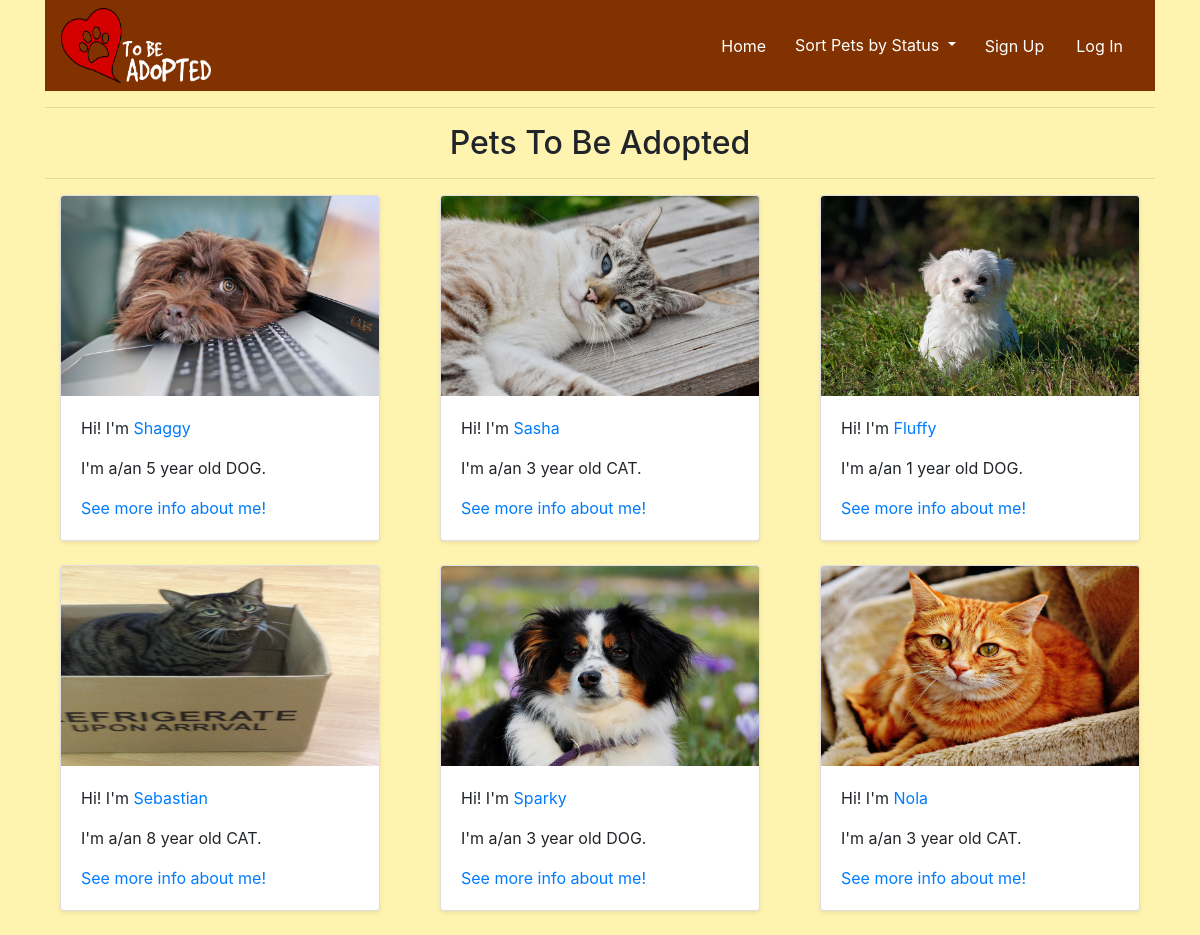
Page /available/ on the committed database.
### pets/models.py (models this page shows, shortened)
class Pet(models.Model):
  PET_CHOICES = [
    ('DOG', 'Dog'),
    ('CAT', 'Cat'),
      ]
  ADOPTION_CHOICES = [
    ('TBA', "To Be Adopted"),
    ('NOA', "Now Officially Adopted"),
      ]
  name = models.CharField(max_length=80)
  age = models.IntegerField()
  pet_type = models.CharField(
      max_length=3, choices=PET_CHOICES, default="DOG")
  post_date = models.DateField(default=timezone.now)
  bio = models.TextField()
  spayed_or_neutered = models.BooleanField(default=False)
  shot_record = models.BooleanField(default=False)
  status = models.CharField(max_length=3, blank=True,
                            choices=ADOPTION_CHOICES, default='TBA')
  pet_image = models.ImageField(upload_to='static/images/', default='static/default-profile.png', null=True, blank=True)
  owner = models.ForeignKey(AUTH_USER_MODEL, related_name='owner', on_delete=models.CASCADE, null=True)

### pets/views.py (the view)
# urls.py: path('available/', pet_views.sort_up_for_adoption),
def sort_up_for_adoption(request):
    data = Pet.objects.filter(status='TBA')
    return render(request, "available.html" , {'data': data})

### templates/available.html
{% include 'base.html' %} {% block content %}
<div class="container">
  <hr />
  <h2 style="text-align: center">Pets To Be Adopted</h2>
  <hr />
  <div class="container-fluid align-items-center justify-content-center d-flex">
    <div class="card-deck">
      <div class="row row-cols-1 row-cols-md-3">
        {% for pet in data %}
        <div class="col mb-4">
          <div class="card shadow-sm">
            <img
              src="{{ pet.pet_image.url }}"
              class="card-img-top"
              height="200px"
              width="200px"
            />
            <div class="card-body">
              <p>Hi! I'm <a href="/pet/{{pet.id}}/">{{pet.name}}</a></p>
              <p>I'm a/an {{ pet.age }} year old {{pet.pet_type}}.</p>
              <a href="/pet/{{pet.id}}/">See more info about me!</a>
            </div>
          </div>
        </div>
        {% endfor %}
      </div>
    </div>
  </div>
</div>
{% endblock content %}

### templates/base.html (shortened to what this page needs)
<!DOCTYPE html>
<html lang="en">
  <head>
    <link
      rel="stylesheet"
      href="https://stackpath.bootstrapcdn.com/bootstrap/4.5.2/css/bootstrap.min.css"
    />
  </head>
  <body style="background-color: #fff3b0">
    {% load static %}
    <div class="container">
      <nav class="navbar navbar-dark" style="background-color: #823200">
        <img
          style="width: 150px; height: 75px"
          src="{% static 'images/tba_logo.png'%}"
          alt=""
        />
        {% if request.user.is_authenticated %}
        <div class="navbar-text">
          <ul class="nav justify-content-end align-items-center">
            <li class="nav-item">
              <a class="nav-link" href="/">Home</a>
            </li>
            {% if request.user.account_type == "SR" %}
            <li class="nav-item">
              <a class="nav-link" href="/notifications/">Notifications</a>
            </li>
            <li class="nav-item">
              <a class="nav-link" href="/pet/create/">Add A Pet</a>
            </li>
            {% else %}
            <li class="nav-item">
              <a class="nav-link" href="/favorites/{{request.user.id}}/"
                >Favorites</a
              >
            </li>
            {% endif %}
            <li class="nav-item">
              <div class="dropdown">
                <a
                  class="btn btn-inherit dropdown-toggle"
                  role="button"
                  id="dropdownMenuLink"
                  data-toggle="dropdown"
                  aria-haspopup="true"
                  aria-expanded="false"
                >
                  Sort Pets by Status
                </a>
                <div class="dropdown-menu" aria-labelledby="dropdownMenuLink">
                  <a class="dropdown-item text-dark" href="/adopted/"
                    >Officially Adopted</a
                  >
                  <a class="dropdown-item text-dark" href="/available/"
                    >To Be Adopted</a
                  >
                </div>
              </div>
            </li>
            <li class="nav-item">
              <a class="nav-link" href="/user/{{request.user.id}}/">Profile</a>
            </li>
            <li class="nav-item">
              <a class="nav-link" href="/logout/">Log Out</a>
            </li>
            <li class="nav-item">Hello, {{request.user.display_name}}!</li>
          </ul>
        </div>
        {% else %}
        <div class="navbar-text">
          <ul class="nav justify-content-end">
            <li class="nav-item">
              <a class="nav-link" href="/">Home</a>
            </li>
            <li class="nav-item">
              <div class="dropdown">
                <a
                  class="btn btn-inherit dropdown-toggle"
                  href="#"
                  role="button"
                  id="dropdownMenuLink"
                  data-toggle="dropdown"
                  aria-haspopup="true"
                  aria-expanded="false"
                >
                  Sort Pets by Status
                </a>
              </div>
            </li>
            <li class="nav-item">
              <a class="nav-link" href="/signup/">Sign Up</a>
            </li>
            <li class="nav-item">
              <a class="nav-link" href="/login/">Log In</a>
            </li>
          </ul>
        </div>
        {% endif %}
      </nav>
    </div>
  </body>
</html>

### rows in the picture
Pet: pet_image (picture), name "Shaggy", age "5", pet_type "DOG"
Pet: pet_image (picture), name "Sasha", age "3", pet_type "CAT"
Pet: pet_image (picture), name "Fluffy", age "1", pet_type "DOG"
Pet: pet_image (picture), name "Sebastian", age "8", pet_type "CAT"
Pet: pet_image (picture), name "Sparky", age "3", pet_type "DOG"
Pet: pet_image (picture), name "Nola", age "3", pet_type "CAT"
